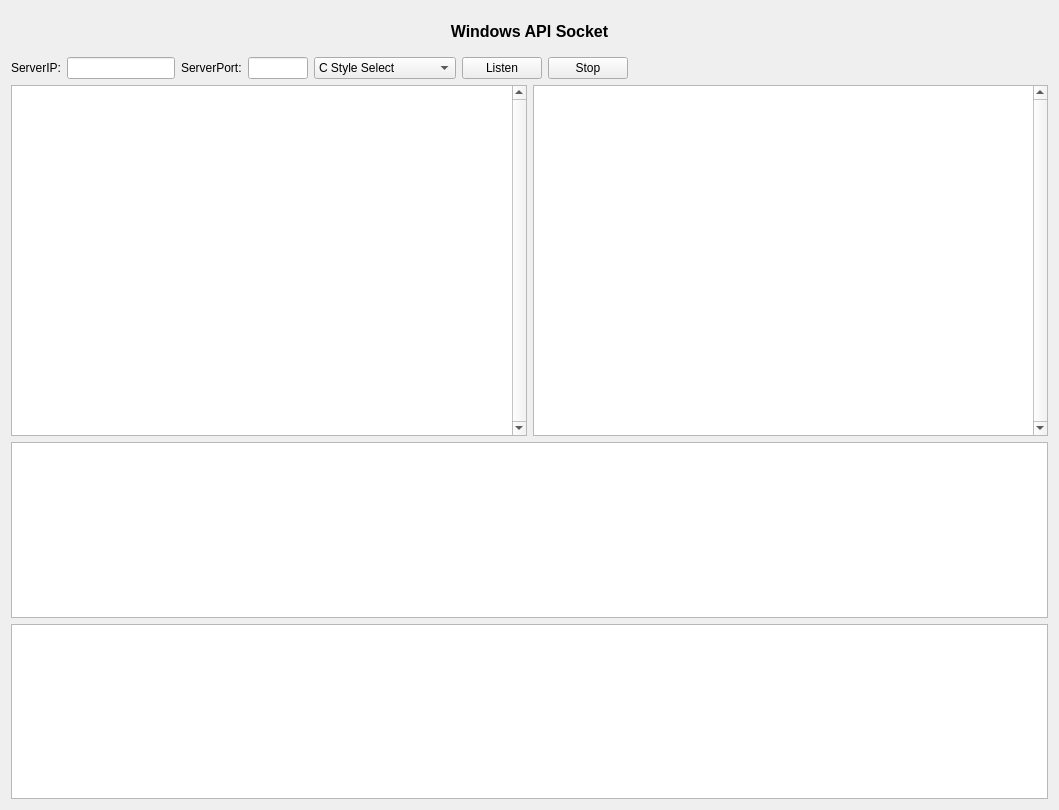
<?xml version="1.0" encoding="UTF-8"?>
<ui version="4.0">
 <class>MiscellaneousWinSocket</class>
 <widget class="QWidget" name="MiscellaneousWinSocket">
  <property name="geometry">
   <rect>
    <x>0</x>
    <y>0</y>
    <width>1059</width>
    <height>810</height>
   </rect>
  </property>
  <property name="windowTitle">
   <string>MiscellaneousWinSocket</string>
  </property>
  <layout class="QVBoxLayout" name="verticalLayout">
   <item>
    <widget class="QLabel" name="lbTitle">
     <property name="minimumSize">
      <size>
       <width>0</width>
       <height>40</height>
      </size>
     </property>
     <property name="font">
      <font>
       <pointsize>12</pointsize>
       <weight>75</weight>
       <bold>true</bold>
      </font>
     </property>
     <property name="text">
      <string>Windows API Socket</string>
     </property>
     <property name="alignment">
      <set>Qt::AlignCenter</set>
     </property>
    </widget>
   </item>
   <item>
    <layout class="QGridLayout" name="gridLayout" rowstretch="0,2,1,1">
     <property name="leftMargin">
      <number>0</number>
     </property>
     <property name="rightMargin">
      <number>0</number>
     </property>
     <item row="3" column="0" colspan="2">
      <widget class="QPlainTextEdit" name="teMatchError">
       <property name="font">
        <font>
         <family>Consolas</family>
         <pointsize>10</pointsize>
        </font>
       </property>
      </widget>
     </item>
     <item row="1" column="0">
      <widget class="QPlainTextEdit" name="teMatchTarget">
       <property name="font">
        <font>
         <family>Consolas</family>
         <pointsize>10</pointsize>
        </font>
       </property>
       <property name="verticalScrollBarPolicy">
        <enum>Qt::ScrollBarAlwaysOn</enum>
       </property>
      </widget>
     </item>
     <item row="2" column="0" colspan="2">
      <widget class="QPlainTextEdit" name="teMatchResult">
       <property name="font">
        <font>
         <family>Consolas</family>
         <pointsize>10</pointsize>
        </font>
       </property>
      </widget>
     </item>
     <item row="1" column="1">
      <widget class="QPlainTextEdit" name="teMatchExpression">
       <property name="font">
        <font>
         <family>Consolas</family>
         <pointsize>10</pointsize>
        </font>
       </property>
       <property name="verticalScrollBarPolicy">
        <enum>Qt::ScrollBarAlwaysOn</enum>
       </property>
      </widget>
     </item>
     <item row="0" column="0" colspan="2">
      <widget class="QWidget" name="ButtonWidget" native="true">
       <layout class="QHBoxLayout" name="horizontalLayout">
        <property name="leftMargin">
         <number>0</number>
        </property>
        <property name="topMargin">
         <number>0</number>
        </property>
        <property name="rightMargin">
         <number>0</number>
        </property>
        <property name="bottomMargin">
         <number>0</number>
        </property>
        <item>
         <widget class="QLabel" name="lbServerIP">
          <property name="text">
           <string>ServerIP:</string>
          </property>
         </widget>
        </item>
        <item>
         <widget class="QLineEdit" name="leServerIP">
          <property name="sizePolicy">
           <sizepolicy hsizetype="Maximum" vsizetype="Fixed">
            <horstretch>0</horstretch>
            <verstretch>0</verstretch>
           </sizepolicy>
          </property>
         </widget>
        </item>
        <item>
         <widget class="QLabel" name="lbServerPort">
          <property name="text">
           <string>ServerPort:</string>
          </property>
         </widget>
        </item>
        <item>
         <widget class="QLineEdit" name="leServerPort">
          <property name="sizePolicy">
           <sizepolicy hsizetype="Maximum" vsizetype="Fixed">
            <horstretch>0</horstretch>
            <verstretch>0</verstretch>
           </sizepolicy>
          </property>
          <property name="maximumSize">
           <size>
            <width>60</width>
            <height>16777215</height>
           </size>
          </property>
         </widget>
        </item>
        <item>
         <widget class="QComboBox" name="cbServerMode">
          <property name="sizePolicy">
           <sizepolicy hsizetype="Maximum" vsizetype="Fixed">
            <horstretch>0</horstretch>
            <verstretch>0</verstretch>
           </sizepolicy>
          </property>
          <property name="maximumSize">
           <size>
            <width>200</width>
            <height>16777215</height>
           </size>
          </property>
          <item>
           <property name="text">
            <string>C Style Select</string>
           </property>
          </item>
          <item>
           <property name="text">
            <string>Win32 Asynchronize</string>
           </property>
          </item>
          <item>
           <property name="text">
            <string>Complete port</string>
           </property>
          </item>
         </widget>
        </item>
        <item>
         <widget class="QPushButton" name="btnListen">
          <property name="sizePolicy">
           <sizepolicy hsizetype="Maximum" vsizetype="Fixed">
            <horstretch>0</horstretch>
            <verstretch>0</verstretch>
           </sizepolicy>
          </property>
          <property name="text">
           <string>Listen</string>
          </property>
         </widget>
        </item>
        <item>
         <widget class="QPushButton" name="btnStop">
          <property name="sizePolicy">
           <sizepolicy hsizetype="Maximum" vsizetype="Fixed">
            <horstretch>0</horstretch>
            <verstretch>0</verstretch>
           </sizepolicy>
          </property>
          <property name="text">
           <string>Stop</string>
          </property>
         </widget>
        </item>
        <item>
         <spacer name="horizontalSpacer">
          <property name="orientation">
           <enum>Qt::Horizontal</enum>
          </property>
          <property name="sizeHint" stdset="0">
           <size>
            <width>40</width>
            <height>20</height>
           </size>
          </property>
         </spacer>
        </item>
       </layout>
      </widget>
     </item>
    </layout>
   </item>
  </layout>
 </widget>
 <layoutdefault spacing="6" margin="11"/>
 <resources/>
 <connections/>
</ui>
